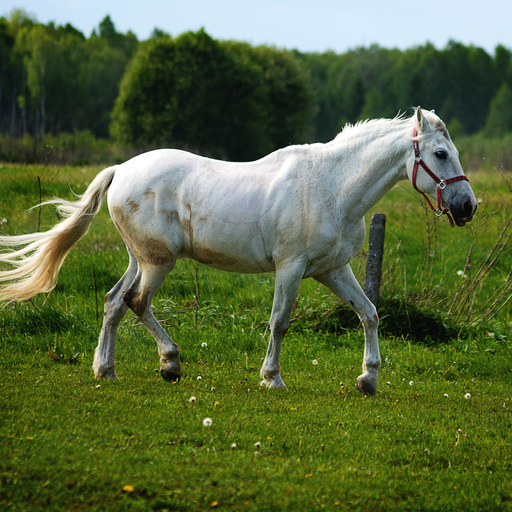
#> input picture help_code/InstantStyle-Plus/data/content/0.jpg, 512 x 512 px
$ python -i why.py   (imports and definitions only)
#> lines starting #> are read from the running program, lines starting #| are printed output that depends on the picture
#!/usr/bin/env python
# -*- coding: utf-8 -*-
"""
把「row 4 / 19 / 36 差，row 34 / 5 好」变成一个**属性**。

    行号不是 problem statement。看图给出的假设是：

      失败的三张 style 参考（淡粉平涂 / 光滑静物 / 纯色条纹）都是
      **低空间频率、无笔触、大面积平色**；
      成功的两张（点彩桌花 / 印象派风景）都是**高频、密集笔触**。

    假设：**K/V 注入搬运的是局部纹理统计**。当一张画的风格身份在于
    全局色彩构成而非笔触时，注入没有东西可搬 —— 于是要么几乎不动
    （row 4，ΔS 是唯一的负值），要么只剩初始 latent 的 AdaIN 把调色板
    糊到整张图上，破坏内容却不产生那张画的样子（row 19 / 36）。

    这个脚本检验它：对 40 张 style 图各算若干**高频/平坦度**指标，
    与每行的 ΔS、内容 LPIPS 求相关。相关强 → 行号变成属性，
    problem statement 有了主语。

    ⚠️ 这是相关不是因果。真正的因果检验是 StyleID 自带的两个开关
    （--without_attn_injection / --without_init_adain）—— 见 DESIGN.md。

用法：
    python style_probe/why.py --seed 0
"""

import argparse
import json
import os
import sys
from pathlib import Path

import numpy as np

OUT = Path(os.environ.get("SD_OUT", "/tmp")) / "style" / "protocol"


# ★ 判据尺度事先钉死，不扫。
#
# 2026-08-17：第一版全在 512² 像素尺度上算，row 19（橙子静物）成了反例 ——
# 它 grad 0.041 / hf 0.867 全表最高，却在最差组里。回看原图：那张画有明显的
# **画布织纹**。像素尺度的 grad/hf 被织纹主导，而织纹不是画风。
#
# 正确尺度由方法本身给定，不由我挑：StyleID 注入在 decoder 第 7-11 层，
# SD@512 的 latent 是 64×64，那几层跑在 64×64 / 32×32 上。织纹在 64×64
# 上会消失，平色块结构会留下。
#
# 所以 DECIDE_AT = 64。其他尺度只作透明报告，**不参与判定** —— 否则就是
# 在多个尺度里挑一个过线的，那是 p-hacking。
DECIDE_AT = 64
SCALES = (512, 64, 32)


def feats(path, size=DECIDE_AT):
    """几个互相独立的「有多少笔触」的量。全部在灰度图上算，与颜色无关。"""
#> called with size = 64
    from PIL import Image
    im = Image.open(path).convert("L").resize((size, size), Image.LANCZOS)
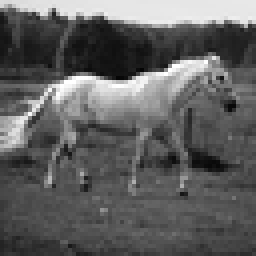
#> im: PIL image 64x64 L (shown 4 times larger); min 5, max 255, mean 95.5
    g = np.asarray(im, np.float64) / 255.0

    # ① 梯度能量：最直接的「边多不多」
    gy, gx = np.gradient(g)
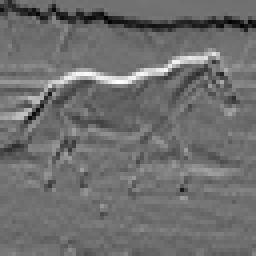
#> gy: shape (64, 64) float64 (shown 4 times larger); min -0.394, max 0.488, mean -0.0109; drawn with min black and max white
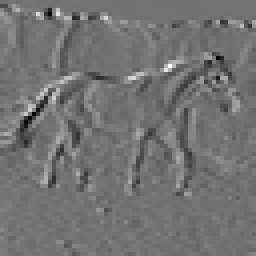
#> gx: shape (64, 64) float64 (shown 4 times larger); min -0.371, max 0.455, mean 0.000945; drawn with min black and max white
    grad = np.hypot(gx, gy)
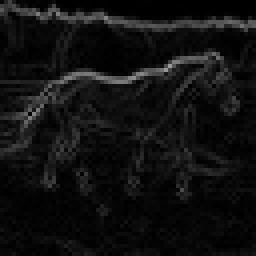
#> grad: shape (64, 64) float64 (shown 4 times larger); min 0, max 0.607, mean 0.0665

    # ② 高频占比：FFT 里半径 > 1/8 奈奎斯特的能量份额
    F = np.abs(np.fft.fftshift(np.fft.fft2(g - g.mean())))
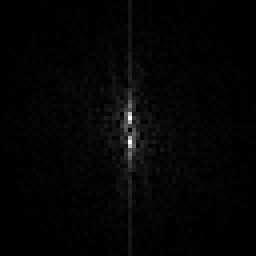
#> F: shape (64, 64) float64 (shown 4 times larger); min 8.53e-14, max 289.1, mean 5.8; drawn with min black and max white
    n = F.shape[0]
#> n = 64
    yy, xx = np.mgrid[:n, :n] - n // 2
    r = np.hypot(yy, xx) / (n / 2)
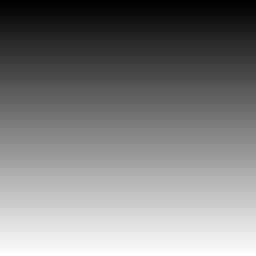
#> yy: shape (64, 64) int64 (shown 4 times larger); min -32, max 31, mean -0.5; drawn with min black and max white
    hf = float(F[r > 0.125].sum() / max(F.sum(), 1e-12))
#> hf = 0.856

    # ③ 平坦面积占比：局部梯度低于阈值的像素比例 —— 平涂画的直接刻画
    flat = float((grad < 0.02).mean())
#> flat = 0.267

    # ④ 拉普拉斯方差：经典的「清晰度 / 纹理量」
    lap = (np.roll(g, 1, 0) + np.roll(g, -1, 0) +
           np.roll(g, 1, 1) + np.roll(g, -1, 1) - 4 * g)
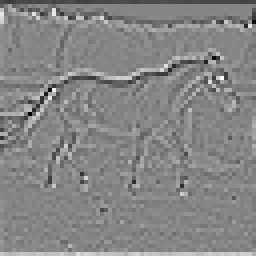
#> lap: shape (64, 64) float64 (shown 4 times larger); min -1.51, max 1.37, mean -6.94e-18; drawn with min black and max white
    return dict(grad=float(grad.mean()), hf=hf, flat=flat, lap=float(lap.var()))


# [53 lines left out: function main, not called in this run]


# [2 lines not run here, left out]

>>> result = feats('../help_code/InstantStyle-Plus/data/content/0.jpg')
#> result = {'grad': 0.0665, 'hf': 0.856, 'flat': 0.267, 'lap': 0.0618}

$ run again, on help_code/InstantStyle-Plus/data/content/12.jpg
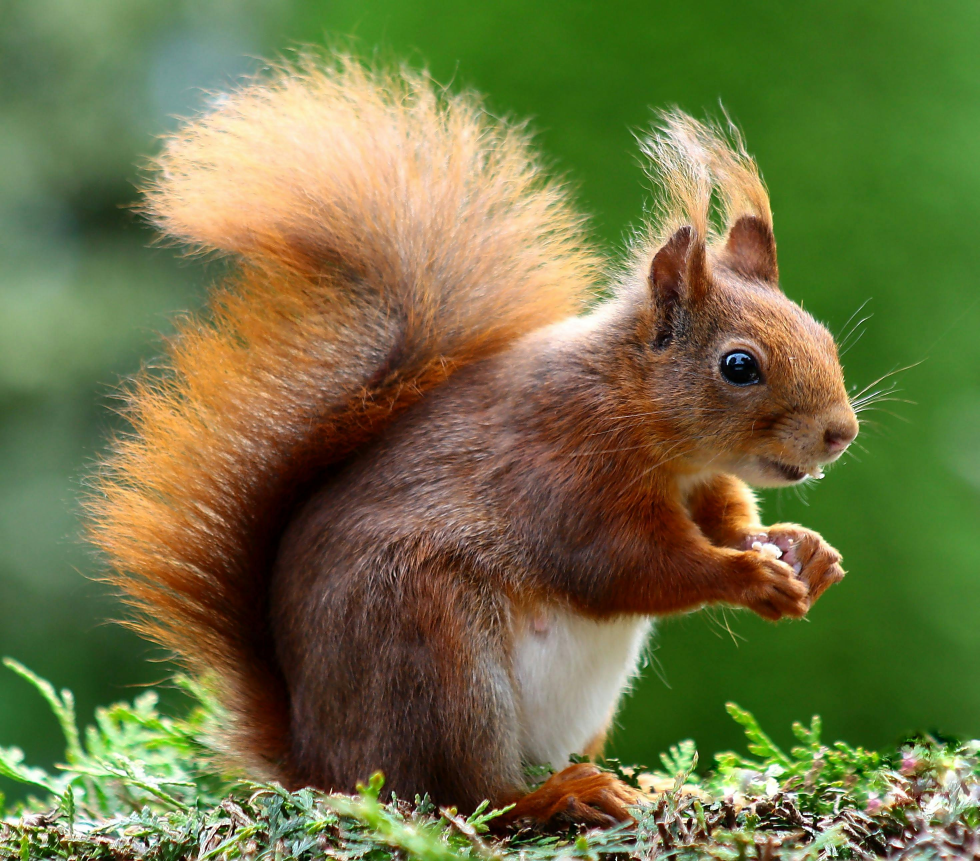
#> input picture help_code/InstantStyle-Plus/data/content/12.jpg, 2939 x 2583 px (shown at 1/3 size)
#> in feats, `F = np.abs(np.fft.fftshift(np.fft.fft2(g - g.mean())))`:
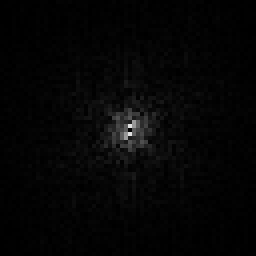
#> F: shape (64, 64) float64 (shown 4 times larger); min 6.84e-14, max 224.9, mean 5.7
#> hf = 0.845
#> flat = 0.24
#> in feats, `lap = (np.roll(g, 1, 0) + np.roll(g, -1, 0) + np.roll(g, 1, 1) + np.ro..`:
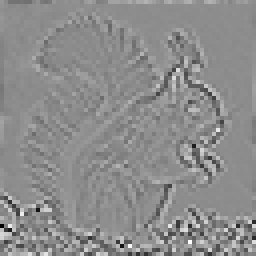
#> lap: shape (64, 64) float64 (shown 4 times larger); min -1.6, max 1.29, mean -6.72e-18; drawn with min black and max white
#> result = {'grad': 0.0742, 'hf': 0.845, 'flat': 0.24, 'lap': 0.05}

$ run again, on help_code/InstantStyle-Plus/data/content/13.jpg
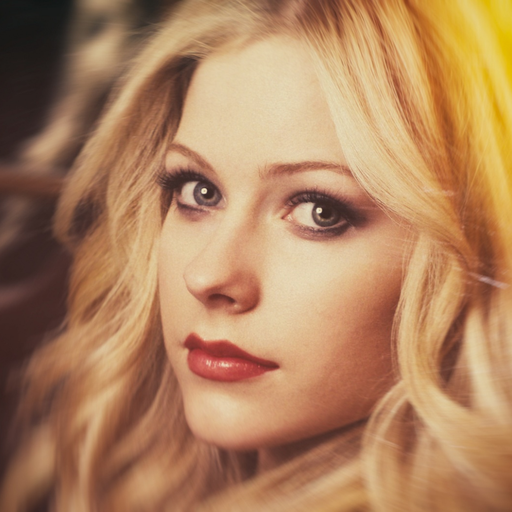
#> input picture help_code/InstantStyle-Plus/data/content/13.jpg, 512 x 512 px
#> hf = 0.84
#> flat = 0.184
#> in feats, `lap = (np.roll(g, 1, 0) + np.roll(g, -1, 0) + np.roll(g, 1, 1) + np.ro..`:
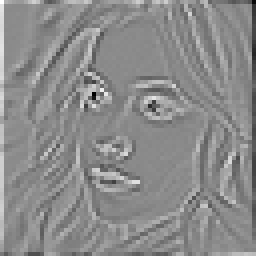
#> lap: shape (64, 64) float64 (shown 4 times larger); min -1.08, max 0.894, mean -4.34e-18; drawn with min black and max white
#> result = {'grad': 0.0669, 'hf': 0.84, 'flat': 0.184, 'lap': 0.0283}
